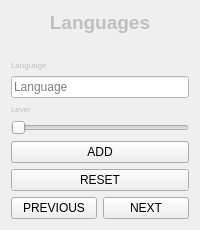
                <widget class="QWidget" name="page_13">
                 <layout class="QVBoxLayout" name="verticalLayout_93">
                  <item>
                   <layout class="QVBoxLayout" name="verticalLayout_87">
                    <item>
                     <widget class="QLabel" name="label_28">
                      <property name="sizePolicy">
                       <sizepolicy hsizetype="Minimum" vsizetype="Maximum">
                        <horstretch>0</horstretch>
                        <verstretch>0</verstretch>
                       </sizepolicy>
                      </property>
                      <property name="font">
                       <font>
                        <pointsize>14</pointsize>
                        <weight>75</weight>
                        <bold>true</bold>
                       </font>
                      </property>
                      <property name="styleSheet">
                       <string notr="true">color: rgb(191, 191, 191);</string>
                      </property>
                      <property name="text">
                       <string>Languages</string>
                      </property>
                      <property name="alignment">
                       <set>Qt::AlignCenter</set>
                      </property>
                     </widget>
                    </item>
                    <item>
                     <widget class="QLabel" name="label_128">
                      <property name="styleSheet">
                       <string notr="true">font: 14pt &quot;MS Shell Dlg 2&quot;;</string>
                      </property>
                      <property name="text">
                       <string/>
                      </property>
                      <property name="pixmap">
                       <pixmap resource="f1.qrc">:/newPrefix/Pic/language.jpg</pixmap>
                      </property>
                      <property name="scaledContents">
                       <bool>true</bool>
                      </property>
                      <property name="alignment">
                       <set>Qt::AlignCenter</set>
                      </property>
                     </widget>
                    </item>
                    <item>
                     <widget class="QLabel" name="label_37">
                      <property name="sizePolicy">
                       <sizepolicy hsizetype="Minimum" vsizetype="Maximum">
                        <horstretch>0</horstretch>
                        <verstretch>0</verstretch>
                       </sizepolicy>
                      </property>
                      <property name="font">
                       <font>
                        <pointsize>6</pointsize>
                       </font>
                      </property>
                      <property name="styleSheet">
                       <string notr="true">color: rgb(191, 191, 191);</string>
                      </property>
                      <property name="text">
                       <string>Language</string>
                      </property>
                     </widget>
                    </item>
                    <item>
                     <widget class="QLineEdit" name="lang_line_edit_f3">
                      <property name="styleSheet">
                       <string notr="true">background-color: rgb(255, 255, 255);</string>
                      </property>
                      <property name="placeholderText">
                       <string>Language</string>
                      </property>
                     </widget>
                    </item>
                    <item>
                     <widget class="QLabel" name="label_38">
                      <property name="sizePolicy">
                       <sizepolicy hsizetype="Minimum" vsizetype="Maximum">
                        <horstretch>0</horstretch>
                        <verstretch>0</verstretch>
                       </sizepolicy>
                      </property>
                      <property name="font">
                       <font>
                        <pointsize>6</pointsize>
                       </font>
                      </property>
                      <property name="styleSheet">
                       <string notr="true">color: rgb(191, 191, 191);</string>
                      </property>
                      <property name="text">
                       <string>Level</string>
                      </property>
                     </widget>
                    </item>
                    <item>
                     <widget class="QSlider" name="lang_slider_f3">
                      <property name="maximum">
                       <number>5</number>
                      </property>
                      <property name="pageStep">
                       <number>1</number>
                      </property>
                      <property name="tracking">
                       <bool>false</bool>
                      </property>
                      <property name="orientation">
                       <enum>Qt::Horizontal</enum>
                      </property>
                      <property name="invertedAppearance">
                       <bool>false</bool>
                      </property>
                     </widget>
                    </item>
                    <item>
                     <widget class="QPushButton" name="ADD_LANG_F2_3">
                      <property name="styleSheet">
                       <string notr="true">QPushButton {
	color: rgb(0, 0, 0);
	background-color: rgb(191, 191 191);
}
QPushButton:hover {
	color: rgb(255, 255, 255);
	background-color: rgb(0, 68, 100);
}</string>
                      </property>
                      <property name="text">
                       <string>ADD</string>
                      </property>
                     </widget>
                    </item>
                    <item>
                     <widget class="QPushButton" name="rl3">
                      <property name="styleSheet">
                       <string notr="true">QPushButton {
	color: rgb(0, 0, 0);
	background-color: rgb(191, 191 191);
}
QPushButton:hover {
	color: rgb(255, 255, 255);
	background-color: rgb(0, 68, 100);
}</string>
                      </property>
                      <property name="text">
                       <string>RESET</string>
                      </property>
                     </widget>
                    </item>
                    <item>
                     <layout class="QHBoxLayout" name="horizontalLayout_41">
                      <item>
                       <widget class="QPushButton" name="F1_PREVIOUS_7">
                        <property name="styleSheet">
                         <string notr="true">QPushButton {
	color: rgb(0, 0, 0);
	background-color: rgb(191, 191 191);
}
QPushButton:hover {
	color: rgb(255, 255, 255);
	background-color: rgb(0, 68, 100);
}</string>
                        </property>
                        <property name="text">
                         <string>PREVIOUS</string>
                        </property>
                       </widget>
                      </item>
                      <item>
                       <widget class="QPushButton" name="F1_NEXT_9">
                        <property name="styleSheet">
                         <string notr="true">QPushButton {
	color: rgb(0, 0, 0);
	background-color: rgb(191, 191 191);
}
QPushButton:hover {
	color: rgb(255, 255, 255);
	background-color: rgb(0, 68, 100);
}</string>
                        </property>
                        <property name="text">
                         <string>NEXT</string>
                        </property>
                       </widget>
                      </item>
                     </layout>
                    </item>
                   </layout>
                  </item>
                 </layout>
                </widget>
